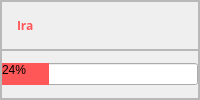
                    <widget class="QFrame" name="frame_9">
                     <property name="frameShape">
                      <enum>QFrame::StyledPanel</enum>
                     </property>
                     <property name="frameShadow">
                      <enum>QFrame::Raised</enum>
                     </property>
                     <layout class="QVBoxLayout" name="verticalLayout_10" stretch="1,1">
                      <property name="spacing">
                       <number>0</number>
                      </property>
                      <property name="leftMargin">
                       <number>0</number>
                      </property>
                      <property name="topMargin">
                       <number>0</number>
                      </property>
                      <property name="rightMargin">
                       <number>0</number>
                      </property>
                      <property name="bottomMargin">
                       <number>0</number>
                      </property>
                      <item>
                       <widget class="QFrame" name="frame_40">
                        <property name="frameShape">
                         <enum>QFrame::StyledPanel</enum>
                        </property>
                        <property name="frameShadow">
                         <enum>QFrame::Raised</enum>
                        </property>
                        <layout class="QHBoxLayout" name="horizontalLayout_13">
                         <property name="spacing">
                          <number>15</number>
                         </property>
                         <property name="leftMargin">
                          <number>0</number>
                         </property>
                         <property name="topMargin">
                          <number>0</number>
                         </property>
                         <property name="rightMargin">
                          <number>0</number>
                         </property>
                         <property name="bottomMargin">
                          <number>0</number>
                         </property>
                         <item>
                          <widget class="QLabel" name="label_12">
                           <property name="sizePolicy">
                            <sizepolicy hsizetype="Fixed" vsizetype="Preferred">
                             <horstretch>0</horstretch>
                             <verstretch>0</verstretch>
                            </sizepolicy>
                           </property>
                           <property name="text">
                            <string>&lt;html&gt;&lt;head/&gt;&lt;body&gt;&lt;p&gt;&lt;img src=&quot;:/Primero/molesto.png&quot;/&gt;&lt;/p&gt;&lt;/body&gt;&lt;/html&gt;</string>
                           </property>
                          </widget>
                         </item>
                         <item>
                          <widget class="QLabel" name="label_13">
                           <property name="font">
                            <font>
                             <family>Open Sans</family>
                             <pointsize>9</pointsize>
                             <weight>75</weight>
                             <bold>true</bold>
                            </font>
                           </property>
                           <property name="styleSheet">
                            <string notr="true">color: rgb(255, 87, 87);</string>
                           </property>
                           <property name="text">
                            <string>Ira</string>
                           </property>
                          </widget>
                         </item>
                        </layout>
                       </widget>
                      </item>
                      <item>
                       <widget class="QFrame" name="frametot">
                        <property name="frameShape">
                         <enum>QFrame::StyledPanel</enum>
                        </property>
                        <property name="frameShadow">
                         <enum>QFrame::Raised</enum>
                        </property>
                        <layout class="QHBoxLayout" name="horizontalLayout_24">
                         <property name="spacing">
                          <number>0</number>
                         </property>
                         <property name="leftMargin">
                          <number>0</number>
                         </property>
                         <property name="topMargin">
                          <number>0</number>
                         </property>
                         <property name="rightMargin">
                          <number>0</number>
                         </property>
                         <property name="bottomMargin">
                          <number>0</number>
                         </property>
                         <item>
                          <widget class="QProgressBar" name="ira">
                           <property name="styleSheet">
                            <string notr="true">QProgressBar::chunk {
    background-color: #FF5757;
}</string>
                           </property>
                           <property name="value">
                            <number>24</number>
                           </property>
                          </widget>
                         </item>
                        </layout>
                       </widget>
                      </item>
                     </layout>
                    </widget>
